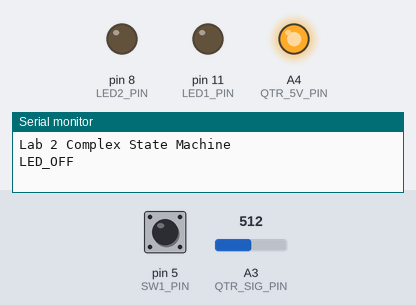
Recording of a sketch running on a simulated Arduino Uno, built with avr-gcc and run on an emulated ATmega328P. On the bench: output pins drawn as LEDs (lit = HIGH), the last lines printed to the serial monitor. Dashed ring = blinking. The inputs (shaded band) are chosen by the test bench; at power-on: pin 5 (SW1_PIN) HIGH, A3 (QTR_SIG_PIN) = 512.

Above: at 1.2 s.
1.3 s: pin 5 (SW1_PIN) pulled LOW for 0.15 s
At 1.42 s:
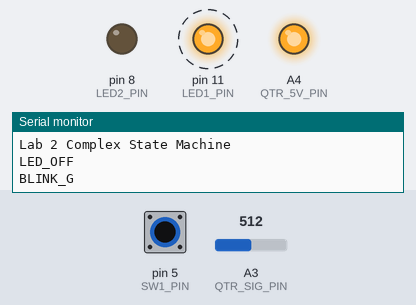
4.4 s: pin 5 (SW1_PIN) pulled LOW for 1 s
At 4.52 s:
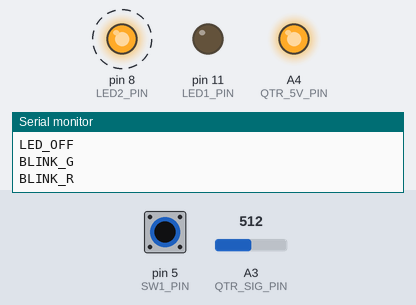
8.4 s: pin 5 (SW1_PIN) driven LOW
At 8.78 s:
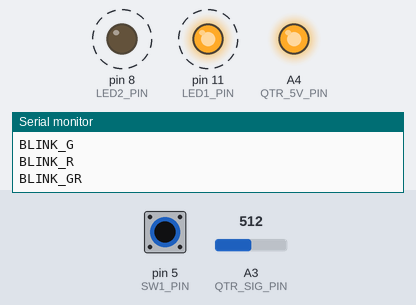
11.4 s: pin 5 (SW1_PIN) pulsed HIGH 2 times (0.12 s each, 0.3 s apart)
Timing chart, 0 to 14.4 s (numbered marks = the images above; inputs shaded):
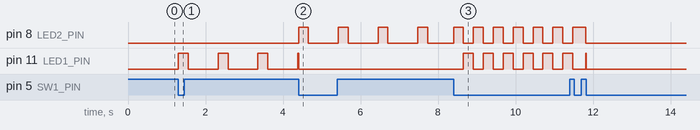

The sketch:

Section_8.ino
```cpp
#define SW1_PIN 5
#define LED1_PIN 11
#define LED2_PIN 8
#define QTR_SIG_PIN A3
#define QTR_5V_PIN A4
#define QTR_GND_PIN A5
#define MSEC_SAMPLE 1

enum {LED_OFF, BLINK_G, BLINK_R, BLINK_GR, BLINK_RATE};

boolean isSwPressed, prevIsSwPressed, isSwRise, isSwFall, isSwChange;
int state = LED_OFF, prevState = !state;
int stateTimer, adcQTR;
boolean isNewState;

void setup() {
  pinMode(SW1_PIN, INPUT_PULLUP);//  pinMode(SW1_PIN, INPUT); won't work

  pinMode(LED1_PIN, OUTPUT);  digitalWrite(LED1_PIN, LOW);
  pinMode(LED2_PIN, OUTPUT);  digitalWrite(LED2_PIN, LOW);

  pinMode(QTR_SIG_PIN, INPUT);
  pinMode(QTR_5V_PIN, OUTPUT);   digitalWrite(QTR_5V_PIN, HIGH);
  pinMode(QTR_GND_PIN, OUTPUT);  digitalWrite(QTR_GND_PIN, LOW);

  Serial.begin(9600);
  Serial.println(F("Lab 2 Complex State Machine"));
} // setup()


// ADD LOOP() HERE
void loop(){
    prevIsSwPressed = isSwPressed;
  isSwPressed = !digitalRead(SW1_PIN);
  isSwRise = (isSwPressed && !prevIsSwPressed);  // switch edge detection
  isSwFall = (!isSwPressed && prevIsSwPressed);
  isSwChange = (isSwRise || isSwFall);

  isNewState = (state != prevState);
  prevState = state;

  switch (state) {

    case LED_OFF:
      if (isNewState) Serial.println("LED_OFF");
      allOff();
      if (isSwRise) state = BLINK_G;
    break;

    case BLINK_G:
      if (isNewState) {
      stateTimer = 0;
      Serial.println("BLINK_G");
      }
      stateTimer++;
      if (stateTimer < 250) greenOn();
      else allOff();
      if (stateTimer >= 1000) stateTimer = 0;
      if (isSwRise) {
        allOff();
        state = BLINK_R;
      }
    break;

   case BLINK_R:
   if (isNewState) {
      stateTimer = 0;
      Serial.println("BLINK_R");
      }
      stateTimer++;
      if (stateTimer < 250) redOn();
      else allOff();
      if (stateTimer >= 1000) stateTimer = 0;
      if (isSwRise) {
        allOff();
        state = BLINK_GR;
      }
      break;

    case BLINK_GR:
      if (isNewState) {
        stateTimer = 0;
        Serial.println("BLINK_GR");
      }
      stateTimer++;
      if (stateTimer < 250) redOn();
      else greenOn();
      if (stateTimer >= 500) stateTimer = 0;
      if (isSwRise) {
        allOff();
        state = BLINK_RATE;
      }
    break;

    case BLINK_RATE:
      if (isNewState) {
        stateTimer = 0;
        Serial.println("BLINK_RATE");
      }
      stateTimer++;
      adcQTR = analogRead(QTR_SIG_PIN);
      if (stateTimer < adcQTR/2) redOn();
      else greenOn();
      if (stateTimer >= adcQTR) stateTimer = 0;
      if (isSwRise) {
        allOff();
        state = LED_OFF;
      }
    break;

    default: state = LED_OFF;
  } // switch (state)

  delay(MSEC_SAMPLE);
} // loop()


//****************************************************************************
void redOn(void) {
  //PORTB = PORTB |(1 << 0);  // sets Uno dig_8, PORTB.0, pin to 1 (HIGH)
                            // physical pin 14 (28 pin DIP)
  digitalWrite(LED1_PIN, LOW);  // alternative to PORTB setting
  digitalWrite(LED2_PIN, HIGH);
}

//****************************************************************************
void greenOn(void) {
  digitalWrite(LED1_PIN, HIGH);
  digitalWrite(LED2_PIN, LOW);
}

//****************************************************************************
void allOff(void) {
  digitalWrite(LED1_PIN, LOW);
  digitalWrite(LED2_PIN, LOW);
}
```

Measured:
- after the input at 1.3 s, pin 11 (LED1_PIN): alternates HIGH for 0.26 s and LOW for 0.77 s, starting at once
- after the input at 4.4 s, pin 8 (LED2_PIN): alternates HIGH for 0.26 s and LOW for 0.77 s, starting at once
- after the input at 8.4 s, pin 8 (LED2_PIN): alternates HIGH for 0.26 s and LOW for 0.26 s, starting at once; pin 11 (LED1_PIN): alternates HIGH for 0.26 s and LOW for 0.26 s, starting after 0.26 s
